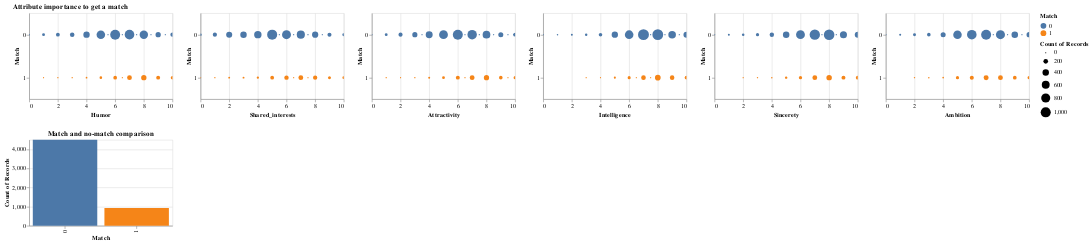

Notebook code for this chart:
### Code cell
# The first impression of the data is that all attributes are important. It's the best to be rated around 7 - 8 to get a match.
# We can also see that the data is very unbalanced, where only 1/5 of the dataset is marked as match while the other 4/5 is no match. This may influence the model. 
# We do a train/test split with 80/20% of the data.

# split
X_train_c, X_test_c, y_train_c, y_test_c = train_test_split(X_c, y_c, 
                                                    test_size=0.2, 
                                                    shuffle=True,
                                                    random_state=42)

df_train_c = pd.DataFrame(X_train_c).copy()
df_train_c[y_label_c] = pd.DataFrame(y_train_c)

c1 = alt.Chart(df_train_c).mark_circle().encode(
    alt.X(alt.repeat("column"), type='quantitative'),
    alt.Y(y_label_c),
    alt.Size('count()'),
    alt.Color(y_label_c),
    tooltip=['count()']
).properties(
    width=250,
    height=150
).repeat(
    column=personal_features
).interactive().properties(title="Attribute importance to get a match")

c2 = alt.Chart(df_train_c).mark_bar().encode(
    alt.X(y_label_c),
    alt.Y('count()'),
    alt.Color(y_label_c),
    tooltip = ['count()']
).properties(
    width=250,
    height=150
).interactive().properties(title="Match and no-match comparison")

c1 & c2

### Figure 1 — Vega-Lite specification as saved in the notebook (floating-point values rounded to 4 significant figures; data arrays with more than 128 entries replaced by an {"elided": "..."} marker saying what was removed)
{"config": {"view": {"continuousWidth": 400, "continuousHeight": 300}}, "vconcat": [{"repeat": {"column": ["Humor", "Shared_interests", "Attractivity", "Intelligence", "Sincerety", "Ambition"]}, "spec": {"data": {"name": "data-428491aae827c97964d20baf5c5d6d15"}, "mark": "circle", "encoding": {"color": {"field": "Match", "type": "nominal"}, "size": {"aggregate": "count", "type": "quantitative"}, "tooltip": [{"aggregate": "count", "type": "quantitative"}], "x": {"field": {"repeat": "column"}, "type": "quantitative"}, "y": {"field": "Match", "type": "nominal"}}, "height": 150, "selection": {"selector001": {"type": "interval", "bind": "scales", "encodings": ["x", "y"]}}, "width": 250}, "title": "Attribute importance to get a match"}, {"data": {"name": "data-428491aae827c97964d20baf5c5d6d15"}, "mark": "bar", "encoding": {"color": {"field": "Match", "type": "nominal"}, "tooltip": [{"aggregate": "count", "type": "quantitative"}], "x": {"field": "Match", "type": "nominal"}, "y": {"aggregate": "count", "type": "quantitative"}}, "height": 150, "selection": {"selector002": {"type": "interval", "bind": "scales", "encodings": ["x", "y"]}}, "title": "Match and no-match comparison", "width": 250}], "$schema": "https://vega.github.io/schema/vega-lite/v4.17.0.json", "datasets": {"data-428491aae827c97964d20baf5c5d6d15": {"elided": "5427 records"}}}
